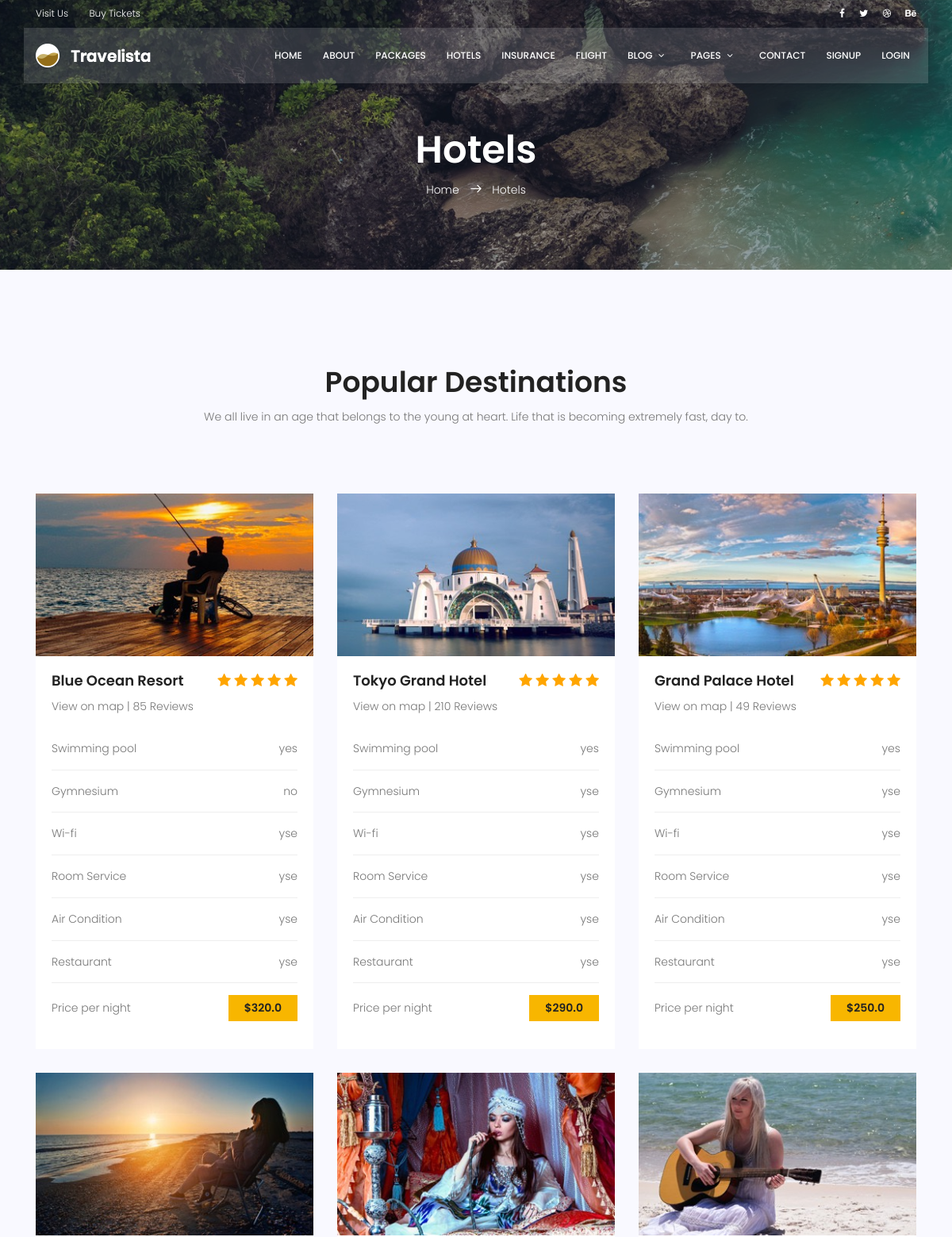
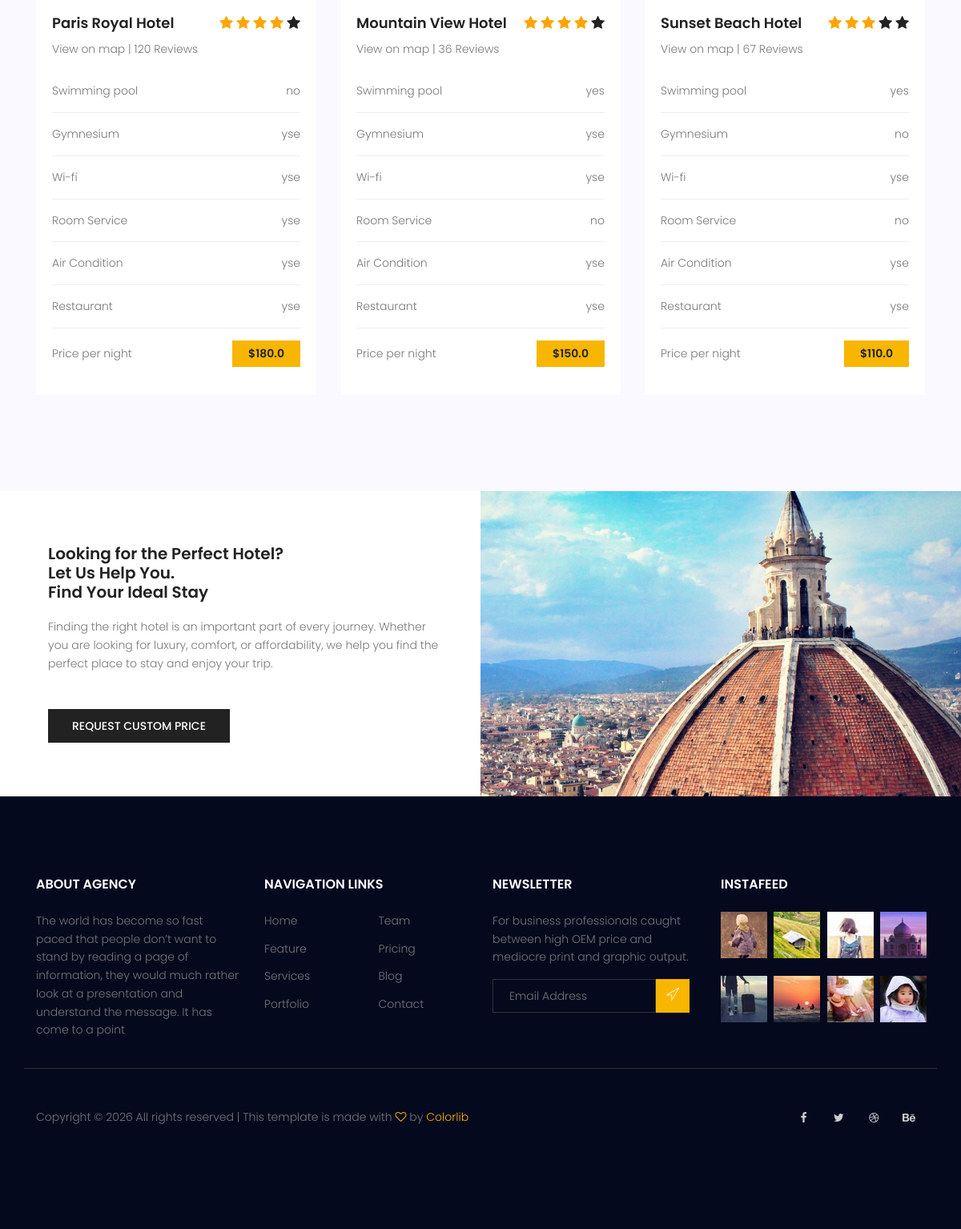
Screenshot of /hotels/ with the database file from the repository (2 pictures, top to bottom).
### website/models.py (models this page shows, shortened)
class Hotel(models.Model):
    name = models.CharField(max_length=200)
    image = models.ImageField(upload_to="posts/hotels", blank=True, null=True)
    reviews = models.PositiveIntegerField(default=0)
    rating = models.PositiveSmallIntegerField()
    swimming_pool = models.BooleanField(default=False)
    gym = models.BooleanField(default=False)
    wifi = models.BooleanField(default=False)
    room_service = models.BooleanField(default=False)
    air_condition = models.BooleanField(default=False)
    restaurant = models.BooleanField(default=False)
    price_pernight = models.DecimalField(max_digits=8, decimal_places=2)
    is_active = models.BooleanField(default=True)

### website/views.py (the view)
# urls.py: path("hotels/", views.hotels, name="hotels"),
def hotels(request):
    hotels = Hotel.objects.filter(is_active=True).order_by("-price_pernight","-id")
    if request.method == "GET":
        hotel_name = request.GET.get("hotel_name")
        rating = request.GET.get("rating")
        swimmingpool = request.GET.get("swimmingpool")
        roomservice = request.GET.get("roomservice")
        pricestart = request.GET.get("price_start")
        priceend = request.GET.get("price_end")
        if hotel_name:
            hotels = hotels.filter(name__icontains=hotel_name)
        if rating:
            hotels = hotels.filter(Q(rating__lte=rating))
        if swimmingpool is not None:
            hotels = hotels.filter(swimming_pool=swimmingpool)
        if roomservice is not None:
            hotels = hotels.filter(room_service=roomservice)
        if pricestart:
            hotels = hotels.filter(Q(price_pernight__gte=pricestart))
        if priceend:
            hotels = hotels.filter(Q(price_pernight__lte=priceend))
    context = {
        "hotels" : hotels,
    }
    return render(request, "website/hotels.html", context)

### website/templates/website/hotels.html (shortened to what this page needs)
{% extends 'base.html' %}
{% load static %}
{% load website_tags %}
{% block content %}
<link rel="stylesheet" href="{% static 'css/search-results.css' %}">
<section class="about-banner relative">
	<div class="overlay overlay-bg"></div>
	<div class="container">
		<div class="row d-flex align-items-center justify-content-center">
			<div class="about-content col-lg-12">
				<h1 class="text-white">
					Hotels
				</h1>
				<p class="text-white link-nav"><a href="{% url 'website:index' %}">Home </a> <span class="lnr lnr-arrow-right"></span>
					<a href="{% url 'website:hotels' %}"> Hotels</a>
				</p>
			</div>
		</div>
	</div>
</section>
<section class="destinations-area section-gap">
	<div class="container">
		<div class="row d-flex justify-content-center">
			<div class="menu-content pb-40 col-lg-8">
				<div class="title text-center">
					<h1 class="mb-10">Popular Destinations</h1>
					<p>We all live in an age that belongs to the young at heart. Life that is becoming extremely fast,
						day to.</p>
				</div>
			</div>
		</div>
		<div class="row">
			{% for i in hotels %}
			<div class="col-lg-4">
				<div class="single-destinations">
					<div class="thumb">
						{% if i.image %}
							<img src="{{ i.image.url }}" alt="{{ i.name }}">
						{% else %}
							<img src="{% static 'img/hotels/about-img.jpg' %}" alt="{{ i.name }}">
						{% endif %}
					</div>
					<div class="details">
						<h4 class="d-flex justify-content-between">
							<span>{{ i.name }}</span>
							<div class="star">
								{% for x in "12345" %}
									{% if forloop.counter <= i.rating  %}
										<span class="fa fa-star checked"></span>
									{% else %}
										<span class="fa fa-star"></span>
									{% endif %}
								{% endfor %}
							</div>
						</h4>
						<p>
							View on map | {{ i.reviews }} Reviews
						</p>
						<ul class="package-list">
							<li class="d-flex justify-content-between align-items-center">
								<span>Swimming pool</span>
								{% if i.swimming_pool %}
									<span>yes</span>
								{% else %}
									<span>no</span>
								{% endif %}
							</li>
							<li class="d-flex justify-content-between align-items-center">
								<span>Gymnesium</span>
								{% if i.gym %}
									<span>yse</span>
								{% else %}
									<span>no</span>
								{% endif %}
							</li>
							<li class="d-flex justify-content-between align-items-center">
								<span>Wi-fi</span>
								{% if i.wifi %}
									<span>yse</span>
								{% else %}
									<span>no</span>
								{% endif %}
							</li>
							<li class="d-flex justify-content-between align-items-center">
								<span>Room Service</span>
								{% if i.room_service %}
									<span>yse</span>
								{% else %}
									<span>no</span>
								{% endif %}
							</li>
							<li class="d-flex justify-content-between align-items-center">
								<span>Air Condition</span>
								{% if i.air_condition %}
									<span>yse</span>
								{% else %}
									<span>no</span>
								{% endif %}
							</li>
							<li class="d-flex justify-content-between align-items-center">
								<span>Restaurant</span>
								{% if i.restaurant %}
									<span>yse</span>
								{% else %}
									<span>no</span>
								{% endif %}
							</li>
							<li class="d-flex justify-content-between align-items-center">
								<span>Price per night</span>
								<a href="#" class="price-btn">${{ i.price_pernight|floatformat:1 }}</a>
							</li>
						</ul>
					</div>
				</div>
			</div>
			{% endfor %}
		</div>
	</div>
</section>
<section class="home-about-area">
	<div class="container-fluid">
		<div class="row align-items-center justify-content-end">
			<div class="col-lg-6 col-md-12 home-about-left">
				<h1>
					Looking for the Perfect Hotel? <br>
    				Let Us Help You. <br>
    				Find Your Ideal Stay
				</h1>
				<p>
					 Finding the right hotel is an important part of every journey.
    				Whether you are looking for luxury, comfort, or affordability,
    				we help you find the perfect place to stay and enjoy your trip.
				</p>
				<a href="{% url 'website:contact' %}" class="primary-btn text-uppercase">request custom price</a>
			</div>
			<div class="col-lg-6 col-md-12 home-about-right no-padding">
				<img class="img-fluid" src="{% static 'img/hotels/about-img.jpg' %}" alt>
			</div>
		</div>
	</div>
</section>
{% endblock %}

### core/static/css/main.css (style rules this page uses)
body { color: #777777; font-family: "Poppins", sans-serif; font-size: 14px; font-weight: 300; line-height: 1.625em; position: relative; }
ol, ul { margin: 0; padding: 0; list-style: none; }
h1, h2, h3, h4, h5, h6 { font-family: "Poppins", sans-serif; color: #222222; line-height: 1.2em !important; margin-bottom: 0; margin-top: 0; font-weight: 600; }
h1, .h1 { font-size: 36px; }
h4, .h4 { font-size: 18px; }
.mb-10 { margin-bottom: 10px; }
.pb-40 { padding-bottom: 40px; }
.text-white { color: #fff; }
.text-center { text-align: center; }
.relative { position: relative; }
.overlay { position: absolute; left: 0; right: 0; top: 0; bottom: 0; }
.no-padding { padding: 0; }
h1 { font-size: 36px; }
h4 { font-size: 18px; }
h1, h2, h3, h4, h5, h6 { line-height: 1.5em; }
.section-gap { padding: 120px 0; }
.primary-btn { background: #f8b600; line-height: 42px; padding-left: 30px; padding-right: 30px; border: none; color: #fff; display: inline-block; font-size: 14px; font-weight: 500; position: relative; -webkit-transition: all 0.3s ease 0s; -moz-transition: all 0.3s ease 0s; -o-transition: all 0.3s ease 0s; transition: all 0.3s ease 0s; cursor: pointer; position: relative; }
.home-about-area .home-about-left { padding-left: 20%; }
@media (max-width: 1366px) { .home-about-area .home-about-left { padding-left: 5%; } }
.home-about-area .home-about-left h1 { max-width: 510px; }
@media (max-width: 1366px) { .home-about-area .home-about-left h1 { font-size: 20px; } }
.home-about-area .home-about-left p { max-width: 500px; padding: 20px 0; }
.home-about-area .home-about-left .primary-btn { margin-top: 10px; background: #222; font-size: 14px; }
.home-about-area .home-about-right img { width: 100%; }
.link-nav { margin-top: 10px; margin-bottom: 0px; }
.about-banner { background: url(../img/top-banner.jpg) center; background-size: cover; }
.about-banner .overlay-bg { background: rgba(4, 9, 30, 0.4); }
.about-content { margin-top: 70px; padding: 90px 0px; text-align: center; }
.about-content h1 { font-size: 48px; font-weight: 600; }
.about-content a { color: #fff; font-weight: 300; font-size: 14px; }
.about-content .lnr { margin: 0px 10px; font-weight: 600; }
.destinations-area { background: #f9f9ff; }
.destinations-area .single-destinations { margin-top: 30px; -webkit-transition: all 0.3s ease 0s; -moz-transition: all 0.3s ease 0s; -o-transition: all 0.3s ease 0s; transition: all 0.3s ease 0s; }
.destinations-area .single-destinations .thumb { overflow: hidden; }
.destinations-area .single-destinations .thumb img { width: 100%; -webkit-transition: all 0.3s ease 0s; -moz-transition: all 0.3s ease 0s; -o-transition: all 0.3s ease 0s; transition: all 0.3s ease 0s; }
.destinations-area .single-destinations .details { background: #fff; padding: 20px; }
.destinations-area .single-destinations .details h4 { margin-bottom: 10px; }
.destinations-area .single-destinations .details .package-list { margin-top: 30px; }
.destinations-area .single-destinations .details .package-list li { border-bottom: 1px solid #eee; margin-bottom: 15px; padding-bottom: 15px; }
.destinations-area .single-destinations .details .package-list li:last-child { border-bottom: none; margin-bottom: 0px; }
.destinations-area .single-destinations .details .price-btn { background: #f8b600; color: #222; font-weight: 600; padding: 5px 20px; }
.destinations-area .star .checked { color: orange; }

### rows the page displays
Hotel: image (picture), name "Blue Ocean Resort", rating 5 (drawn), reviews "85", swimming_pool "yes", gym "no", wifi "yse", room_service "yse", air_condition "yse", restaurant "yse", price_pernight "320.0"
Hotel: image (picture), name "Tokyo Grand Hotel", rating 5 (drawn), reviews "210", swimming_pool "yes", gym "yse", wifi "yse", room_service "yse", air_condition "yse", restaurant "yse", price_pernight "290.0"
Hotel: image (picture), name "Grand Palace Hotel", rating 5 (drawn), reviews "49", swimming_pool "yes", gym "yse", wifi "yse", room_service "yse", air_condition "yse", restaurant "yse", price_pernight "250.0"
Hotel: image (picture), name "Paris Royal Hotel", rating 4 (drawn), reviews "120", swimming_pool "no", gym "yse", wifi "yse", room_service "yse", air_condition "yse", restaurant "yse", price_pernight "180.0"
Hotel: image (picture), name "Mountain View Hotel", rating 4 (drawn), reviews "36", swimming_pool "yes", gym "yse", wifi "yse", room_service "no", air_condition "yse", restaurant "yse", price_pernight "150.0"
Hotel: image (picture), name "Sunset Beach Hotel", rating 3 (drawn), reviews "67", swimming_pool "yes", gym "no", wifi "yse", room_service "no", air_condition "yse", restaurant "yse", price_pernight "110.0"
